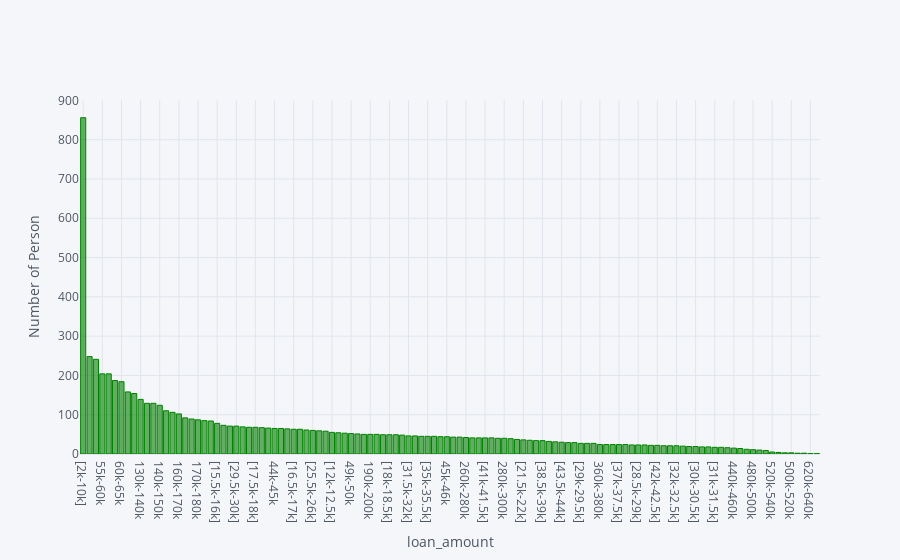

The code cell stored with this chart in its notebook:
### Code cell
(df3['loan_bins']).value_counts().iplot(kind='bar',xTitle='loan_amount', yTitle='Number of Person',color='green')

### Figure 1 — Plotly figure (JSON) as saved in the notebook; plotly's stock layout.template omitted (floating-point values rounded to 4 significant figures)
{"data": [{"marker": {"color": "rgba(0, 128, 0, 0.6)", "line": {"color": "rgba(0, 128, 0, 1.0)", "width": 1}}, "name": "loan_bins", "orientation": "v", "text": "", "type": "bar", "x": ["[2k-10k]", "80k-90k", "90k-100k", "55k-60k", "100k-110k", "110k-120k", "60k-65k", "70k-75k", "65k-70k", "130k-140k", "120k-130k", "75k-80k", "140k-150k", "[11.5k-12k]", "150k-160k", "160k-170k", "[10.5k-11k]", "220k-240k", "170k-180k", "[23.5k-24k]", "[14.5k-15k]", "[15.5k-16k]", "[33.5k-34k]", "[27k-28k]", "[29.5k-30k]", "180k-190k", "[19.5k-20k]", "[17.5k-18k]", "[14k-14.5k]", "240k-260k", "44k-45k", "[19k-19.5k]", "[26k-26.5k]", "[16.5k-17k]", "[32.5k-33k]", "[13k-13.5k]", "[25.5k-26k]", "52k-53k", "[18.5k-19k]", "[12k-12.5k]", "47k-48k", "51k-52k", "49k-50k", "54k-55k", "50k-51k", "190k-200k", "[12.5k-13k]", "[20k-20.5k]", "[18k-18.5k]", "[41.5k-42k]", "[11k-11.5k]", "[31.5k-32k]", "[22.5k-23k]", "[24.5k-25k]", "[35k-35.5k]", "[13.5k-14k]", "[21k-21.5k]", "45k-46k", "[39.5k-40k]", "[25k-25.5k]", "260k-280k", "[28k-28.5k]", "53k-54k", "[41k-41.5k]", "46k-47k", "300k-320k", "280k-300k", "[35.5k-36k]", "[37.5k-38k]", "[21.5k-22k]", "48k-49k", "[30.5k-31k]", "[38.5k-39k]", "[22k-22.5k]", "[34.5k-35k]", "[43.5k-44k]", "320k-340k", "[26.5k-27k]", "[29k-29.5k]", "[33k-33.5k]", "[38k-38.5k]", "360k-380k", "[40.5k-41k]", "[16k-16.5k]", "[37k-37.5k]", "[17k-17.5k]", "[36.5k-37k]", "[28.5k-29k]", "[40k-40.5k]", "[20.5k-21k]", "[42k-42.5k]", "[39k-39.5k]", "[43k-43.5k]", "[32k-32.5k]", "[34k-34.5k]", "[42.5k-43k]", "[30k-30.5k]", "340k-360k", "[36k-36.5k]", "[31k-31.5k]", "420k-440k", "[23k-23.5k]", "440k-460k", "380k-400k", "400k-420k", "480k-500k", "460k-480k", "[24k-24.5k]", "520k-540k", "560k-580k", "540k-560k", "500k-520k", "580k-600k", "640k+", "620k-640k", "600k-620k"], "y": [856, 248, 241, 204, 204, 187, 184, 158, 154, 139, 129, 129, 124, 110, 106, 102, 92, 89, 87, 85, 84, 78, 73, 71, 71, 69, 68, 68, 67, 66, 65, 65, 64, 63, 63, 61, 60, 59, 58, 55, 54, 53, 52, 51, 50, 50, 50, 49, 49, 49, 48, 46, 46, 45, 45, 45, 44, 44, 43, 43, 42, 41, 41, 41, 41, 40, 40, 39, 37, 36, 35, 34, 34, 32, 31, 30, 29, 29, 27, 27, 27, 24, 24, 24, 24, 24, 23, 23, 23, 22, 22, 21, 21, 21, 20, 19, 19, 18, 18, 17, 17, 16, 15, 14, 12, 11, 10, 9, 5, 4, 3, 3, 2, 2, 1, 1]}], "layout": {"legend": {"bgcolor": "#F5F6F9", "font": {"color": "#4D5663"}}, "paper_bgcolor": "#F5F6F9", "plot_bgcolor": "#F5F6F9", "title": {"font": {"color": "#4D5663"}}, "xaxis": {"gridcolor": "#E1E5ED", "showgrid": true, "tickfont": {"color": "#4D5663"}, "title": {"font": {"color": "#4D5663"}, "text": "loan_amount"}, "zerolinecolor": "#E1E5ED"}, "yaxis": {"gridcolor": "#E1E5ED", "showgrid": true, "tickfont": {"color": "#4D5663"}, "title": {"font": {"color": "#4D5663"}, "text": "Number of Person"}, "zerolinecolor": "#E1E5ED"}}}
